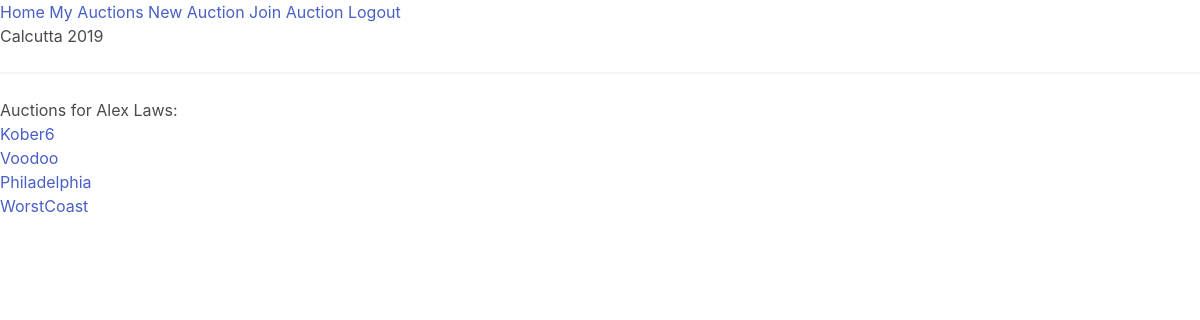
The app's page /user/lawsalex (signed in) with its own data.
### model.py (models this page shows, shortened)
class BaseModel(Model):
    class Meta:
        database = database

class User(UserMixin, BaseModel):
    username = CharField(max_length=30, unique=True)
    first_name = CharField(max_length=30, unique=True)
    last_name = CharField(max_length=30, unique=True)
    email = CharField(max_length=64, unique=True)
    password_hash = CharField(max_length=128)

class User_access(BaseModel):
    user_in_auction = ForeignKeyField(User)
    auction = ForeignKeyField(Auction)

class Auction(BaseModel):
    auction_name = CharField(max_length=30, unique=True)
    code = CharField(max_length=30)

### main.py (the view)
@app.route('/user/<username>')
@login_required
def user(username):
    user = get_object_or_404(User, User.username == username)
    auctions = User_access.select().where(User_access.user_in_auction == user)
    return render_template('user.jinja2', user=user, auctions=auctions)

### main.py (called while the page is built)
def get_object_or_404(model, *criterion):
    output = model.select().where(*criterion).get()
    if output is None:
        abort(404)
    else:
        return output

@sign_in.user_loader
def load_user(id):
    return User.select().where(User.id == id).get()

### templates/user.jinja2
{% extends 'base.jinja2' %}
{% block content %}
    <h1>Auctions for {{ user.first_name }} {{ user.last_name }}:</h1>
    {% for auction in auctions %}
    <p>
        <a href="{{url_for('auction', auction_name=auction.auction.auction_name) }}">{{ auction.auction.auction_name }}</a>
    </p>
    {% endfor %}
{% endblock %}

### records on screen
User: first_name "Alex", last_name "Laws"
User_access: auction.auction_name "Kober6"
User_access: auction.auction_name "Voodoo"
User_access: auction.auction_name "Philadelphia"
User_access: auction.auction_name "WorstCoast"
